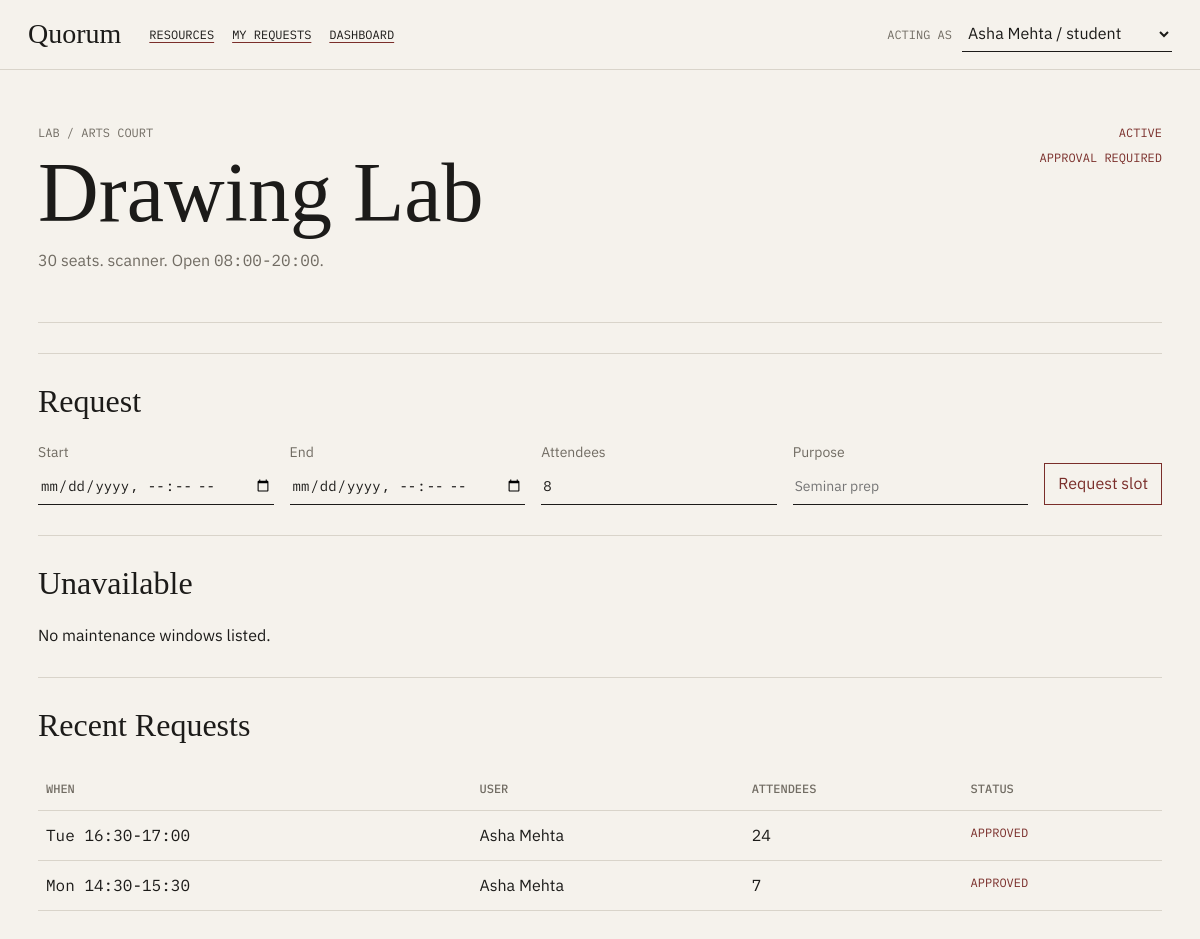
Before: /resources/14 with the older database file.
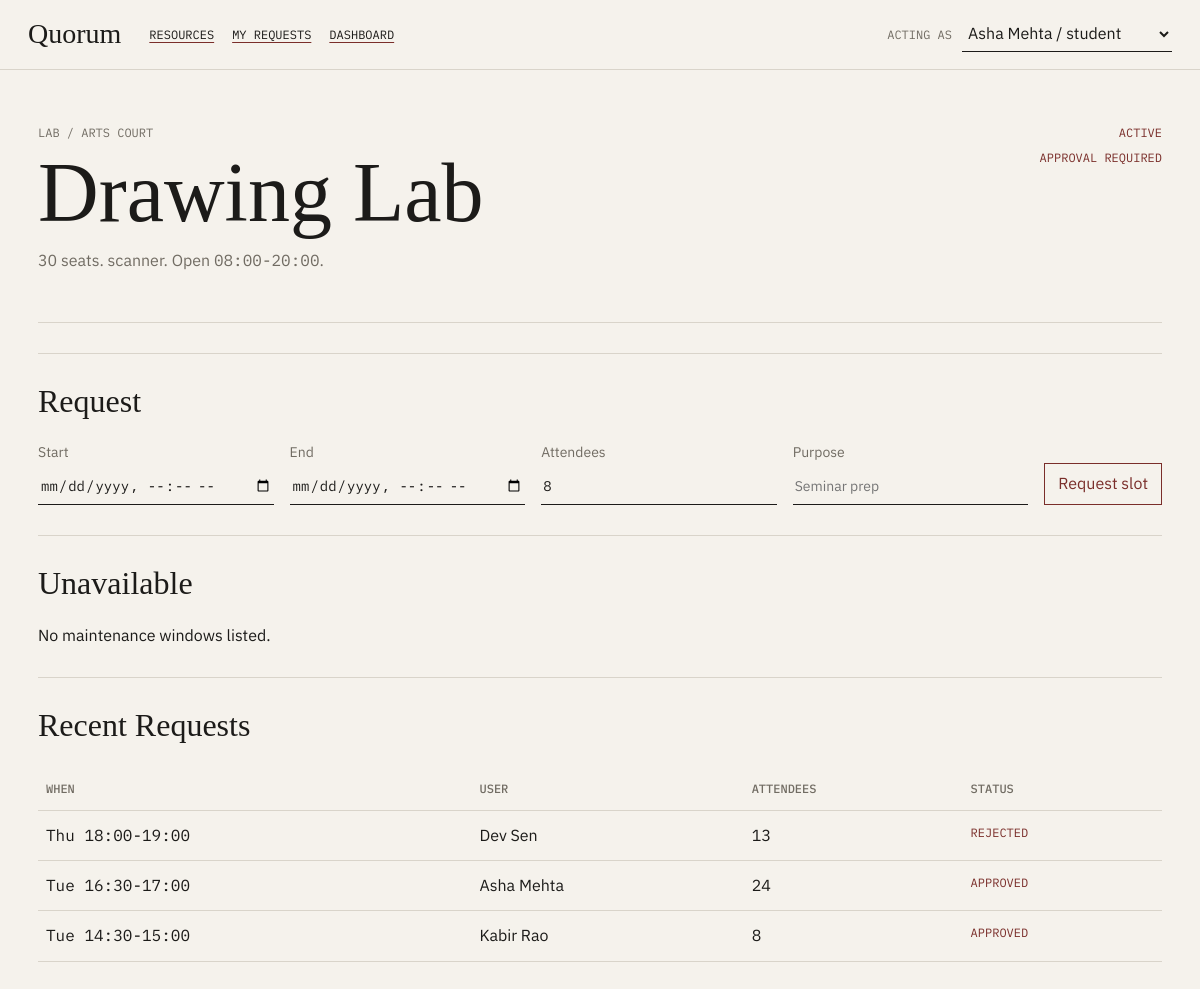
After: the same page with the newer database file.
### app/models.py (models this page shows)
class Resource(Base):
    __tablename__ = "resources"
    id: Mapped[int] = mapped_column(Integer, primary_key=True)
    name: Mapped[str] = mapped_column(String(120), nullable=False)
    type: Mapped[str] = mapped_column(String(40), nullable=False)
    zone_id: Mapped[int] = mapped_column(ForeignKey("zones.id"), nullable=False)
    capacity: Mapped[int] = mapped_column(Integer, nullable=False)
    equipment: Mapped[list[str]] = mapped_column(JSON, nullable=False, default=list)
    requires_approval: Mapped[bool] = mapped_column(Boolean, nullable=False, default=False)
    status: Mapped[str] = mapped_column(String(30), nullable=False, default="active")
    open_time: Mapped[time] = mapped_column(Time, nullable=False)
    close_time: Mapped[time] = mapped_column(Time, nullable=False)
    zone: Mapped[Zone] = relationship(back_populates="resources")
    unavailability: Mapped[list["Unavailability"]] = relationship(
        back_populates="resource", cascade="all, delete-orphan"
    )
    requests: Mapped[list["Request"]] = relationship(back_populates="resource")

class Zone(Base):
    __tablename__ = "zones"
    id: Mapped[int] = mapped_column(Integer, primary_key=True)
    name: Mapped[str] = mapped_column(String(120), nullable=False)
    building: Mapped[str] = mapped_column(String(120), nullable=False)
    floor: Mapped[str] = mapped_column(String(40), nullable=False)
    resources: Mapped[list["Resource"]] = relationship(back_populates="zone")

class Request(Base):
    __tablename__ = "requests"
    id: Mapped[int] = mapped_column(Integer, primary_key=True)
    user_id: Mapped[int] = mapped_column(ForeignKey("users.id"), nullable=False)
    resource_id: Mapped[int] = mapped_column(ForeignKey("resources.id"), nullable=False)
    start: Mapped[datetime] = mapped_column(DateTime, nullable=False)
    end: Mapped[datetime] = mapped_column(DateTime, nullable=False)
    attendees: Mapped[int] = mapped_column(Integer, nullable=False)
    purpose: Mapped[str] = mapped_column(Text, nullable=False)
    status: Mapped[str] = mapped_column(String(30), nullable=False)
    decided_by: Mapped[int | None] = mapped_column(ForeignKey("users.id"), nullable=True)
    decided_at: Mapped[datetime | None] = mapped_column(DateTime, nullable=True)
    rejection_note: Mapped[str | None] = mapped_column(Text, nullable=True)
    created_at: Mapped[datetime] = mapped_column(DateTime, default=datetime.utcnow, nullable=False)
    user: Mapped[User] = relationship(foreign_keys=[user_id])
    decider: Mapped[User | None] = relationship(foreign_keys=[decided_by])
    resource: Mapped[Resource] = relationship(back_populates="requests")
    slots: Mapped[list["BookingSlot"]] = relationship(
        back_populates="request", cascade="all, delete-orphan"
    )

class User(Base):
    __tablename__ = "users"
    id: Mapped[int] = mapped_column(Integer, primary_key=True)
    name: Mapped[str] = mapped_column(String(120), nullable=False)
    role: Mapped[str] = mapped_column(String(30), nullable=False, default="student")

### app/main.py (the view)
@app.get("/resources/{resource_id}")
def resource_detail(resource_id: int, web_request: WebRequest, db: Session = Depends(get_db)):
    resource = db.scalars(
        select(Resource)
        .where(Resource.id == resource_id)
        .options(joinedload(Resource.zone), joinedload(Resource.unavailability))
    ).unique().first()
    if not resource:
        raise HTTPException(status_code=404)
    recent = db.scalars(
        select(Request)
        .where(Request.resource_id == resource_id)
        .options(joinedload(Request.user))
        .order_by(Request.start.desc())
        .limit(12)
    ).all()
    return render(
        web_request,
        "resource_detail.html",
        {"resource": resource, "recent": recent, "today": datetime.now().date()},
        db,
    )

### app/templates/resource_detail.html (shortened to what this page needs)
{% extends "base.html" %}
{% block content %}
<section class="page-head split">
  <div>
    <p class="kicker">{{ resource.type.replace("_", " ") }} / {{ resource.zone.name }}</p>
    <h1>{{ resource.name }}</h1>
    <p>{{ resource.capacity }} seats. {{ ", ".join(resource.equipment) }}. Open <span class="mono">{{ resource.open_time.strftime("%H:%M") }}-{{ resource.close_time.strftime("%H:%M") }}</span>.</p>
  </div>
  <div class="status-block">
    <span class="status">{{ resource.status }}</span>
    {% if resource.requires_approval %}<span class="status">approval required</span>{% else %}<span class="status">instant approval</span>{% endif %}
  </div>
</section>
<section class="rule-section">
  <h2>Request</h2>
  <form class="grid-form" action="/requests" method="post">
    <label>Start
      <input name="start" type="datetime-local" step="1800" required>
    </label>
    <label>End
      <input name="end" type="datetime-local" step="1800" required>
    </label>
    <label>Attendees
      <input name="attendees" type="number" min="1" max="{{ resource.capacity }}" value="8" required>
    </label>
    <label>Purpose
      <input name="purpose" type="text" placeholder="Seminar prep">
    </label>
    <button type="submit">Request slot</button>
  </form>
</section>
<section class="rule-section">
  <h2>Unavailable</h2>
  {% if resource.unavailability %}
  <ul class="plain-list">
    {% for item in resource.unavailability %}
    <li><span class="mono">{{ item.start.strftime("%a %H:%M") }}-{{ item.end.strftime("%H:%M") }}</span> {{ item.reason }}</li>
    {% endfor %}
  </ul>
  {% else %}
  <p>No maintenance windows listed.</p>
  {% endif %}
</section>
<section class="rule-section">
  <h2>Recent Requests</h2>
  <table>
    <thead>
      <tr><th>When</th><th>User</th><th>Attendees</th><th>Status</th></tr>
    </thead>
    <tbody>
      {% for item in recent %}
      <tr>
        <td class="mono">{{ item.start.strftime("%a %H:%M") }}-{{ item.end.strftime("%H:%M") }}</td>
        <td>{{ item.user.name }}</td>
        <td class="mono">{{ item.attendees }}</td>
        <td class="status">{{ item.status }}</td>
      </tr>
      {% endfor %}
    </tbody>
  </table>
</section>
{% endblock %}

### app/templates/base.html (shortened to what this page needs)
<!doctype html>
<html lang="en">
  <head>
    <link rel="stylesheet" href="/static/styles.css">
  </head>
  <body>
    <header class="topbar">
      <a class="brand" href="/resources">Quorum</a>
      <nav>
        <a href="/resources">Resources</a>
        <a href="/my-requests">My requests</a>
        <a href="/dashboard">Dashboard</a>
      </nav>
      <form class="switcher" action="/switch-user" method="post">
        <label for="user_id">Acting as</label>
        <select id="user_id" name="user_id" onchange="this.form.submit()">
          {% for user in users %}
          <option value="{{ user.id }}" {% if current_user and user.id == current_user.id %}selected{% endif %}>
            {{ user.name }} / {{ user.role }}
          </option>
          {% endfor %}
        </select>
      </form>
    </header>
    <main>
      {% block content %}{% endblock %}
    </main>
  </body>
</html>

### app/static/styles.css (style rules this page uses)
:root { --paper: #f5f2ec; --ink: #1c1b19; --rule: #d9d4ca; --accent: #7a2e2a; --olive: #5e6b45; --muted: #716c63; }
* { box-sizing: border-box; }
body { margin: 0; background: var(--paper); color: var(--ink); font-family: "IBM Plex Sans", Arial, sans-serif; line-height: 1.45; }
a { color: inherit; text-decoration-color: var(--accent); text-underline-offset: 3px; }
main { max-width: 1180px; margin: 0 auto; padding: 42px 28px 80px; }
.topbar { display: grid; grid-template-columns: auto 1fr auto; align-items: center; gap: 28px; border-bottom: 1px solid var(--rule); padding: 14px 28px; }
.brand { font-family: "Instrument Serif", Georgia, serif; font-size: 28px; text-decoration: none; }
nav { display: flex; gap: 18px; }
nav a, .switcher label, .status, .kicker, th { font-family: "IBM Plex Mono", Consolas, monospace; font-size: 12px; text-transform: uppercase; letter-spacing: 0; }
.switcher { display: flex; align-items: center; gap: 10px; }
h1, h2 { font-family: "Instrument Serif", Georgia, serif; font-weight: 400; margin: 0; }
h1 { font-size: clamp(48px, 7vw, 92px); line-height: 0.95; }
h2 { font-size: 32px; margin-bottom: 18px; }
.page-head { border-bottom: 1px solid var(--rule); padding-bottom: 34px; margin-bottom: 30px; }
.page-head p { max-width: 700px; color: var(--muted); }
.split { display: flex; justify-content: space-between; gap: 30px; }
.status-block { display: flex; flex-direction: column; gap: 8px; align-items: flex-end; padding-top: 12px; }
.rule-section { border-top: 1px solid var(--rule); padding-top: 24px; margin-top: 30px; }
table { width: 100%; border-collapse: collapse; }
th, td { border-bottom: 1px solid var(--rule); padding: 13px 8px; text-align: left; vertical-align: top; }
th { color: var(--muted); font-weight: 500; }
.mono, input[type="datetime-local"], input[type="time"], input[type="number"] { font-family: "IBM Plex Mono", Consolas, monospace; font-variant-numeric: tabular-nums; }
.status { color: var(--accent); }
.grid-form { display: grid; grid-template-columns: repeat(4, minmax(150px, 1fr)) auto; align-items: end; gap: 16px; }
label { display: grid; gap: 6px; color: var(--muted); font-size: 14px; }
input, select, button { background: transparent; border: 0; border-bottom: 1px solid var(--ink); border-radius: 0; color: var(--ink); font: inherit; min-height: 36px; padding: 6px 2px; }
button, .action { border: 1px solid var(--accent); color: var(--accent); cursor: pointer; display: inline-block; padding: 8px 13px; text-decoration: none; white-space: nowrap; }

Changed rows visible on the page:
no longer on this page (row edited): Request: start "Mon 14:30", end "15:30", user.name "Asha Mehta", attendees "7", status "APPROVED"
now on this page (row edited): Request: start "Thu 18:00", end "19:00", user.name "Dev Sen", attendees "13", status "REJECTED"
now on this page (row edited): Request: start "Tue 14:30", end "15:00", user.name "Kabir Rao", attendees "8", status "APPROVED"
